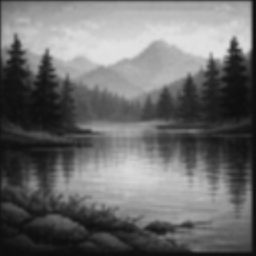
#> input picture figures/test5.png, 256 x 256 px, shrunk from 1024 x 1024 before the run
$ python Plot.py
#> lines starting #> are read from the running program, lines starting #| are printed output that depends on the picture
### Main/pre_enconde.py
import numpy as np
import math
import matplotlib.image as mpimg
import matplotlib.pyplot as plt
import time
import pandas as pd
import os


def get_greyscale_image(img):                        #Guarantee that the figure is on grayscale
    return np.mean(img[:,:,:2], 2)

def downscale(img, factor):
    # Change the quantity of pixels to accelerate the enconding process
    h, w = img.shape
    return img.reshape(h//factor, factor, w//factor, factor).mean(axis=(1, 3))


def get_block_stats(block):
    """Calculates pre-computed stats to speed up matching"""
    flat = block.flatten()
    sum_d = np.sum(flat)
    sum_dd = np.sum(flat ** 2)
    return sum_d, sum_dd, flat

def generate_isometries(block):
    transforms = []
    for k in range(4):
        rot = np.rot90(block,k)
        transforms.append(np.fliplr(rot))
    return transforms

def match_size(img, d_size, r_size, stride):
    factor = d_size // r_size
    d_small = []

    # Pre-allocate to save memory/time
    # We step through the image and immediately downscale
    for k in range(0, img.shape[0] - d_size + 1, stride):
        for l in range(0, img.shape[1] - d_size + 1, stride):
            # Extract
            block = img[k:k + d_size, l:l + d_size]
            # Downscale
            D0 = downscale(block, factor)

            for t_id, D in enumerate(generate_isometries(D0)):
                sum_d, sum_dd, D_flat = get_block_stats(D)
                d_small.append((k, l,t_id, D, sum_d, sum_dd, D_flat))

    return d_small

### Main/Encoder.py
import numpy as np
import math
import matplotlib.image as mpimg
import matplotlib.pyplot as plt
import time
import pandas as pd
import os
import sys
from pre_enconde import match_size


def encoding(img, d_size, r_size, stride):
    ifs = []
    # 1. Pre-process all domain blocks ONCE
    d_small = match_size(img, d_size, r_size, stride)

    i_r = img.shape[0] // r_size
    j_r = img.shape[1] // r_size

    for i in range(i_r):
        ifs.append([])
        for j in range(j_r):
            ifs[i].append(None)
            min_error = float("inf")
            print("{}/{} ; {}/{}".format(i, i_r, j, j_r))
            # Extract Range Block
            R = img[i*r_size:(i+1)*r_size, j*r_size:(j+1)*r_size]
            R_flat = R.flatten()
            sum_r = np.sum(R_flat)
            n = R_flat.size

            # Search through pre-computed Domain blocks
            for k, l,t_id, D, sum_d, sum_dd, D_flat in d_small:

                # Optimized contrast/brightness calculation inline
                # We reuse sum_d and sum_dd from the list!
                sum_rd = np.sum(R_flat * D_flat)

                denominator = n * sum_dd - sum_d ** 2
                if denominator == 0:
                    s = 0.0
                else:
                    s = (n * sum_rd - sum_r * sum_d) / denominator

                s = np.clip(s, -1.0, 1.0)
                o = (sum_r - s * sum_d) / n
                Aprox = s * D + o
                error = np.sum((R - Aprox) ** 2)

                if error < min_error:
                    min_error = error
                    ifs[i][j] = (k, l,t_id, s, o)

    return ifs
finish_encd = time.perf_counter()


### Main/Decoder.py
import numpy as np
import time
from pre_enconde import downscale,generate_isometries


def decoding(ifs, d_size, r_size, stride, n_iter=8):

    factor = d_size // r_size
    h = len(ifs) * r_size
    w = len(ifs[0]) * r_size

    J = [np.random.rand(h, w)]

    for i_ in range(n_iter):
        I = np.zeros((h, w))
        for i in range(len(ifs)):
            for j in range(len(ifs[0])):
                k, l,t_id, s, o = ifs[i][j]

                # Extract block from previous iteration
                block = J[-1][k:k + d_size, l:l + d_size]

                # Handle edge cases where block might be smaller
                if block.shape != (d_size, d_size):
                    continue

                D = downscale(block, factor)
                D = generate_isometries(D)[t_id]


                Im_rec = s * D + o
                I[i*r_size:(i+1)*r_size, j*r_size:(j+1)*r_size] = np.clip(Im_rec, 0.0, 1.0)

        J.append(I)

    return J

### Main/Plot.py
import matplotlib.pyplot as plt
import numpy as np
import math
import matplotlib.image as mpimg


from Encoder import encoding
from Decoder import decoding
from pre_enconde import get_greyscale_image,downscale


def plot_iterations(iterations, target=None):
    plt.figure(figsize=(10, 10))
    nb_row = math.ceil(np.sqrt(len(iterations)))
    nb_cols = nb_row

    for i, img in enumerate(iterations):
        plt.subplot(nb_row, nb_cols, i+1)
        plt.imshow(img, cmap='gray', vmin=0, vmax=1.0, interpolation='none')

        if target is None:
            plt.title(str(i))
        else:
            rmse = np.sqrt(np.mean(np.square(target - img)))
            plt.title(f'{i} (RMSE: {rmse:.4f})')

        frame = plt.gca()
        frame.axes.get_xaxis().set_visible(False)
        frame.axes.get_yaxis().set_visible(False)
    plt.tight_layout()

def test_greyscale():

    #img = np.zeros((128, 128))
    #img[16:48, 1:48] = 1.0
    #img[24:40, 24:40] = 0.5


    img = mpimg.imread('../figures/test5.png')
#> img is the input picture: shape (256, 256, 4) float32; mean R, G, B, A 0.422, 0.422, 0.422, 1
    if len(img.shape) > 2:
         img = get_greyscale_image(img)
         img = downscale(img,8)
#> in downscale, `return img.reshape(h//factor, factor, w//factor, factor).mean(axis=(1,..`:
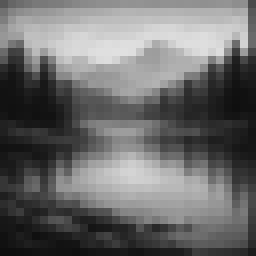
#> returned value: shape (32, 32) float32 (shown 8 times larger); min 0.0562, max 0.879, mean 0.422


    plt.figure()
    plt.title("Original Target")
    plt.imshow(img, cmap='gray', vmin=0, vmax=1.0)

    # Adjusted parameters for the 64x64 image
    # d_size (Domain) = 8, r_size (Range) = 4 -> Compression factor
    d_size = 8
    r_size = 4
    ifs = encoding(img, d_size=8, r_size=4, stride=8)
#> after the loop in match_size, `for k in range(0, img.shape[0] - d_size + 1, stride):`: d_small = 64 items
#> after the loop in encoding, `for i in range(i_r):`: ifs = 8 items
#> ifs = 8 items
    iterations = decoding(ifs, d_size=8, r_size=4, stride=8, n_iter=8)
#> in decoding, `h = len(ifs) * r_size`: h = 32
#> after the loop in decoding, `for i_ in range(n_iter):`:
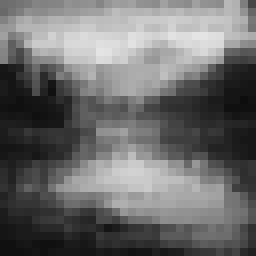
#> I: shape (32, 32) float64 (shown 8 times larger); min 0.0525, max 0.894, mean 0.423
#> after the loop in decoding, `for i_ in range(n_iter):`: J = 9 items
#> iterations = 9 items

    plot_iterations(iterations, img)
#> in plot_iterations, `nb_row = math.ceil(np.sqrt(len(iterations)))`: nb_row = 3
#> the loop in plot_iterations, `for i, img in enumerate(iterations):` made 9 passes
#> rmse on passes 1 to 9: 0.39, 0.2, 0.116, 0.0742, 0.0561, 0.0509, 0.0501, 0.0498, 0.0498
    plt.show()
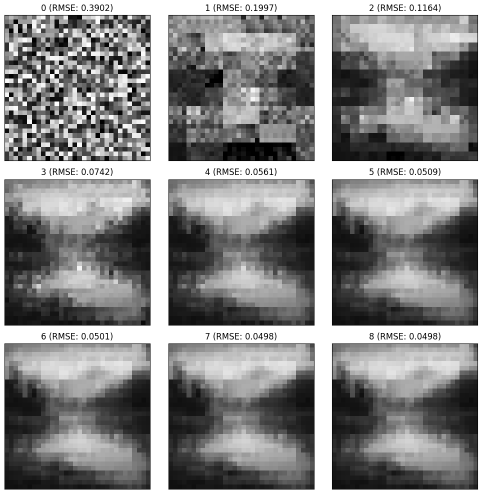
#> figure drawn by matplotlib, 9 panels
    final_img = iterations[-1]
    return final_img,ifs,d_size,r_size

test_greyscale()
